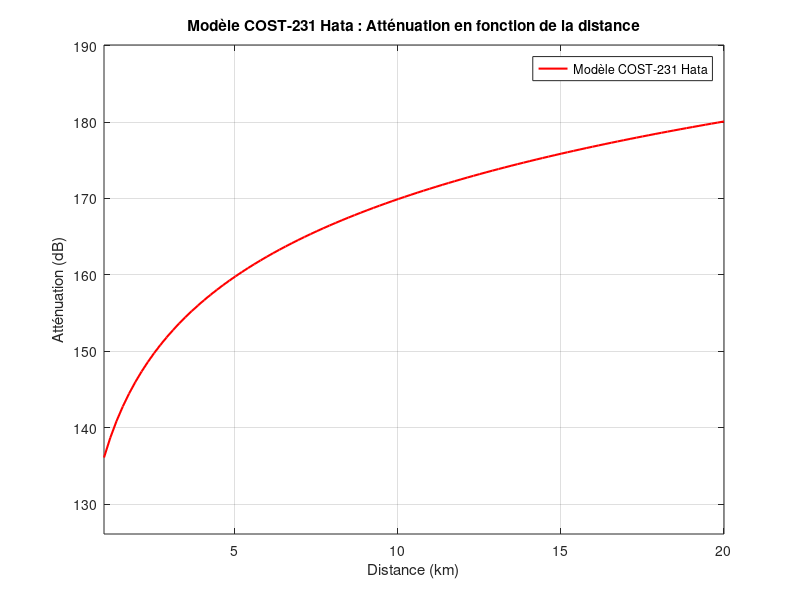

This figure's MATLAB source:
close all;

% Paramètres pour le modèle COST-231 Hata
f = 1800; % Fréquence en MHz
hb = 50; % Hauteur de l'antenne émettrice en mètres
hm = 1.5; % Hauteur de l'antenne réceptrice en mètres
d = linspace(1, 20, 100); % Distance en km
C = 3; % Facteur pour les grandes villes

% Calcul de la correction pour la hauteur de l'antenne réceptrice
a_hm = (1.1 * log10(f) - 0.7) * hm - (1.56 * log10(f) - 0.8);

% Calcul de l'atténuation pour le modèle COST-231 Hata
Lp_COSTAHATA = 46.3 + 33.9 * log10(f) - 13.82 * log10(hb) - a_hm + ...
               (44.9 - 6.55 * log10(hb)) * log10(d) + C;

% Tracé des résultats
figure;
plot(d, Lp_COSTAHATA, 'r-', 'LineWidth', 1.5);
xlabel('Distance (km)');
ylabel('Atténuation (dB)');
title('Modèle COST-231 Hata : Atténuation en fonction de la distance');
grid on;
legend('Modèle COST-231 Hata');
axis([1 20 min(Lp_COSTAHATA)-10 max(Lp_COSTAHATA)+10]);
